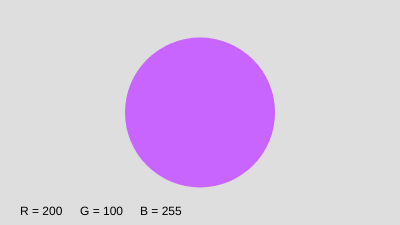
Frame 1 (no input)
Frame 60 (no input): identical to frame 1, image omitted
Frame 120 (the mouse pressed at the canvas centre since frame 60): identical to frame 1, image omitted

The p5.js sketch that drew this single still picture (run headless with seeded random() and noise() and a simulated clock; from frame 60 on, the mouse is pressed at the canvas centre):

// p5.js sketch
// ── sketch.js
// 3sliders
// https://editor.p5js.org/novo/sketches/ss6xoy8zB

// "created" objects like sliders & buttons  do not need to be declared
let bcircle;
let r, g, b;

function setup() {
  createCanvas(400, 225);
  background(222);
  make3sliders();
}

function draw() {
  r = slide1.value();
  g = slide2.value();
  b = slide3.value();

  background(222);
  displayRGBvalues();

  fill(r, g, b);
  noStroke();
  bcircle = circle(width / 2, height / 2, 150);
   // drawingContext.filter = 'blur(2px)';
}

function make3sliders() {
  createP("");
  createSpan(" R ");
  slide1 = createSlider(0, 255, 200);
  createP("");
  createSpan(" G ");
  slide2 = createSlider(0, 255, 100);
  createP("");
  createSpan(" B ");
  slide3 = createSlider(0, 255, 255);
}

function displayRGBvalues() {
  fill(0);
  text("R = " + r, 20, height - 10);
  text("G = " + g, 80, height - 10);
  text("B = " + b, 140, height - 10);
}
